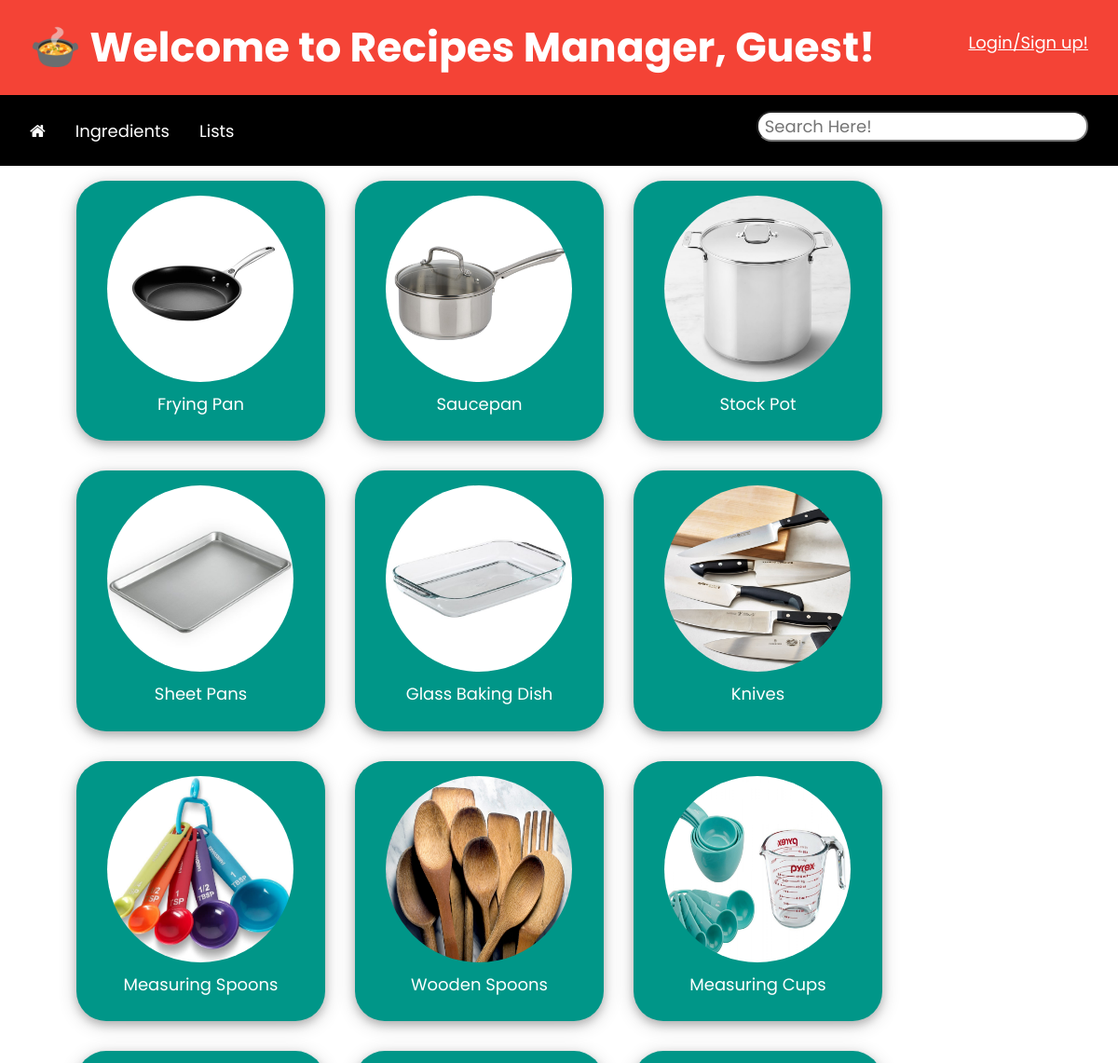
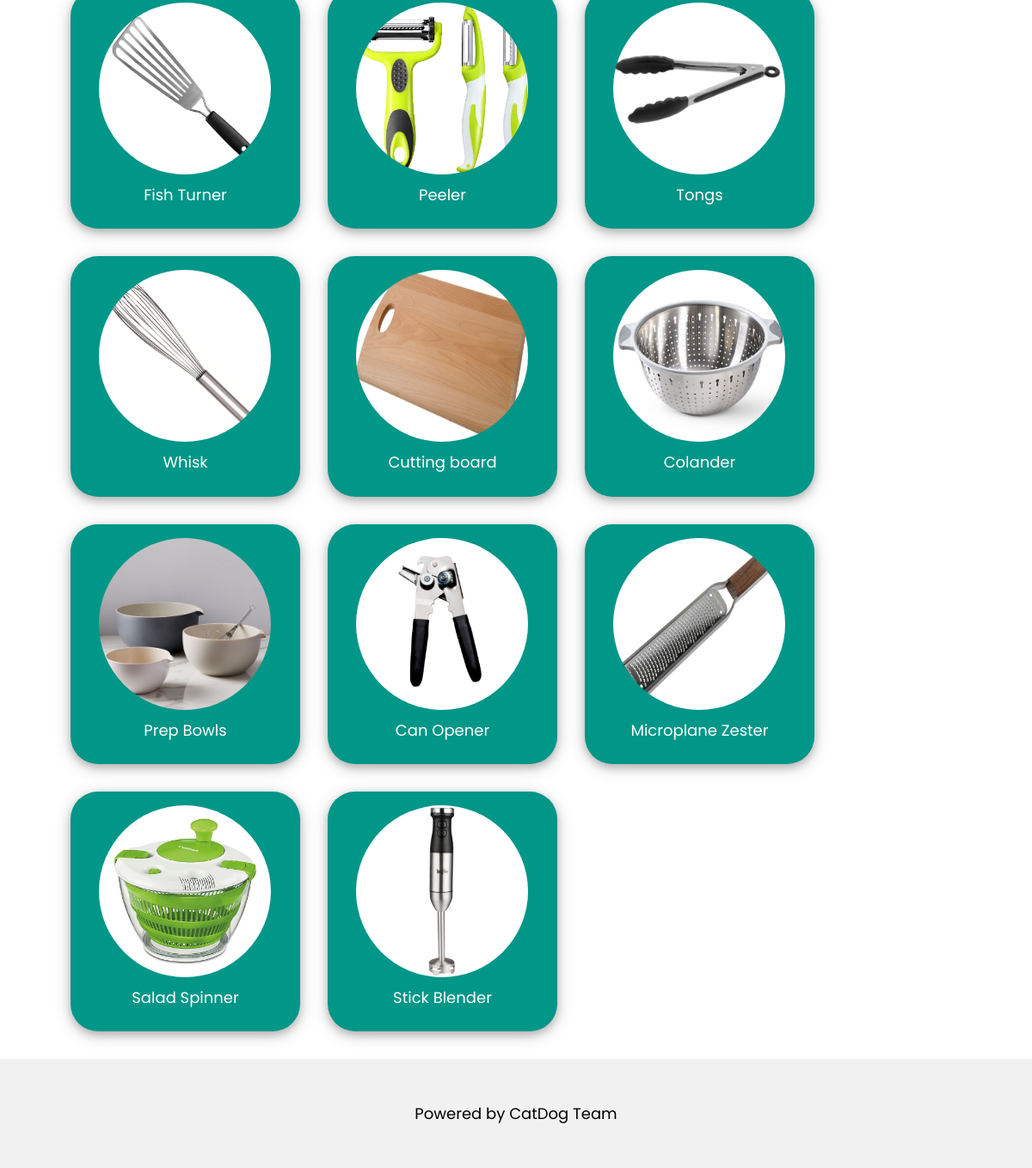
Page /utensil/ on the committed database (2 pictures, top to bottom).
### recipeManager/models.py (models this page shows, shortened)
class Utensil(models.Model):
    utensilID = models.AutoField(primary_key=True)
    utensilName = models.CharField(max_length=50, unique=True)
    utensilImg = models.ImageField(upload_to ='utensil', blank=True, null=True, default='default/noImage.jpeg')

### recipeManager/views.py (the view)
# urls.py: path('utensil/', views.utensil, name='utensil'),
def utensil(request):
    message = ""
    allUtensil = Utensil.objects.all()
    if request.POST:
        searchFor = request.POST['searchFor']
        allUtensil = allUtensil.filter(utensilName__contains=searchFor)
    if not allUtensil:
        message = "There is no entry for utensil!!!"
    user_fname = ', Guest'
    login_stat = True
    if request.user.is_authenticated:
        user_fname = ', ' + request.user.get_short_name()
        login_stat = False
    template = loader.get_template('recipeManager/utensil.html')
    context = {
        'loginStat' : login_stat,
        'name' : user_fname,
        'allUtensil' : allUtensil,
        'message' : message,
    }
    return HttpResponse(template.render(context, request))

### recipeManager/templates/recipeManager/utensil.html (shortened to what this page needs)
<!DOCTYPE html>
<html>
    <head>
        <link rel="stylesheet" href="/static/recipeManager/css/w3.css">
        <link rel="stylesheet" href="https://cdnjs.cloudflare.com/ajax/libs/font-awesome/4.7.0/css/font-awesome.min.css">
    </head>
    <body>
        <header class="w3-container w3-bar w3-red">
            <h1 class="w3-bar-item">&#127858 Welcome to Recipes Manager{{name}}!</h1>
            {% if loginStat %}
                <div >
                    <a href="/login/" class="w3-bar-item w3-block w3-mobile w3-padding-32 w3-right">Login/Sign up!</a>
                </div>
            {% else %}
                <a href={% url 'logout' %} class="w3-bar-item w3-block w3-mobile w3-padding-32 w3-right">Logout!</a><a href="/profile/" class="w3-bar-item w3-block w3-mobile w3-padding-32 w3-right">Profile Setting</a>
            {% endif%}
        </header>
        <div class="w3-bar w3-black">
            <div class="w3-panel w3-left">
                <a href="/" class="w3-bar-item w3-button w3-animate-zoom w3-hover-black-three"><i class="w3-large fa fa-home"></i></a>
                <a href="/ingredient/" class="w3-bar-item w3-button w3-animate-zoom w3-hover-black-two">Ingredients</a>
                {% if loginStat %}
                    <a href="/list/" class="w3-bar-item w3-button w3-animate-zoom w3-hover-black-two">Lists</a>
                {% endif%}
            </div>
            <div class="w3-container w3-right">
                <form class="w3-panel" method="post">
                    <input class="w3-round-xlarge" type="search" id="searchFor" name="searchFor" placeholder=" Search Here!">
                </form>
            </div>
        </div>
        <div class="w3-content" style="max-width:1100px">
            <div class="w3-container">
               {% if allUtensil %}
                    {% for item in allUtensil %}
                        <div class="w3-mobile w3-quarter w3-teal w3-padding-16 w3-card-4 w3-round-xxlarge w3-margin">
                            <div class="w3-center">
                                <img class="w3-circle" width="200px" height="200px" src="/media/{{ item.utensilImg }}" alt="{{ item.utensilName }}">
                                <div class="w3-container">
                                    <h5>{{ item.utensilName }}</h5>
                                </div>
                            </div>
                        </div>
                    {% endfor %}
               {% endif %}
            </div>
        </div>
        <footer class="w3-center w3-light-grey w3-padding-32 w3-margin-top">
            <p>Powered by CatDog Team</p>
        </footer>
    </body>
</html>

### recipeManager/static/recipeManager/css/w3.css (style rules this page uses)
*, *:before, *:after { box-sizing: inherit }
html { -ms-text-size-adjust: 100%; -webkit-text-size-adjust: 100% }
body { margin: 0 }
article, aside, details, figcaption, figure, footer, header, main, menu, nav, section { display: block }
a { background-color: transparent }
img { border-style: none }
button, input, select, textarea, optgroup { font: inherit; margin: 0 }
button, input { overflow: visible }
[type=search] { -webkit-appearance: textfield; outline-offset: -2px }
html, body { font-family: Verdana, sans-serif; font-size: 15px; line-height: 1.5 }
html { overflow-x: hidden }
h1 { font-size: 36px }
h5 { font-size: 18px }
h1, h2, h3, h4, h5, h6 { font-family: "Segoe UI", Arial, sans-serif; font-weight: 400; margin: 10px 0; ; }
img { vertical-align: middle }
a { color: inherit }
.w3-btn, .w3-button { border: none; display: inline-block; padding: 8px 16px; vertical-align: middle; overflow: hidden; text-decoration: none; color: inherit; background-color: inherit; text-align: center; cursor: pointer; white-space: nowrap }
.w3-btn, .w3-button { -webkit-touch-callout: none; -webkit-user-select: none; -khtml-user-select: none; -moz-user-select: none; -ms-user-select: none; user-select: none }
.w3-bar { width: 100%; overflow: hidden }
.w3-bar .w3-bar-item { padding: 8px 16px; float: left; width: auto; border: none; display: block; outline: 0 }
.w3-bar .w3-button { white-space: normal }
.w3-block { display: block; width: 100% }
.w3-container:after, .w3-container:before, .w3-panel:after, .w3-panel:before, .w3-row:after, .w3-row:before, .w3-row-padding:after, .w3-row-padding:before, .w3-cell-row:before, .w3-cell-row:after, .w3-clear:after, .w3-clear:before, .w3-bar:before, .w3-bar:after { content: ""; display: table; clear: both }
.w3-col, .w3-half, .w3-third, .w3-twothird, .w3-threequarter, .w3-quarter { float: left; width: 100% }
@media (min-width:601px) { .w3-col.m3, .w3-quarter { width: 24.99999% } }
.w3-content, .w3-auto { margin-left: auto; margin-right: auto }
.w3-content { max-width: 980px }
.w3-circle { border-radius: 50% }
.w3-round-xlarge { border-radius: 16px }
.w3-round-xxlarge { border-radius: 32px }
.w3-container, .w3-panel { padding: 0.01em 16px }
.w3-panel { margin-top: 16px; margin-bottom: 16px }
.w3-card-4, .w3-hover-shadow:hover { box-shadow: 0 4px 10px 0 rgba(0, 0, 0, 0.2), 0 4px 20px 0 rgba(0, 0, 0, 0.19) }
.w3-animate-zoom { animation: animatezoom 0.6s }
.w3-large { font-size: 18px !important }
.w3-center { text-align: center !important }
.w3-margin { margin: 16px !important }
.w3-margin-top { margin-top: 16px !important }
.w3-padding-16 { padding-top: 16px !important; padding-bottom: 16px !important }
.w3-padding-32 { padding-top: 32px !important; padding-bottom: 32px !important }
.w3-left { float: left !important }
.w3-right { float: right !important }
.w3-red, .w3-hover-red:hover { color: #fff !important; background-color: #f44336 !important }
.w3-teal, .w3-hover-teal:hover { color: #fff !important; background-color: #009688 !important }
.w3-black, .w3-hover-black:hover { color: rgb(255, 255, 255) !important; background-color: #000 !important; }
.w3-light-grey, .w3-hover-light-grey:hover, .w3-light-gray, .w3-hover-light-gray:hover { color: #000 !important; background-color: #f1f1f1 !important }

### recipeManager/templates/recipeManager/utensil.html (style rules this page uses)
body { font-family: 'Poppins';font-size: 18px; }
h1 { font-family: 'Poppins';font-size: 44px;font-weight: bold; color:#fff }
h2,h3,h4,h5,h6 { font-family: 'Poppins'; }

### rows in the picture
Utensil: utensilImg (picture), utensilName "Frying Pan"
Utensil: utensilImg (picture), utensilName "Saucepan"
Utensil: utensilImg (picture), utensilName "Stock Pot"
Utensil: utensilImg (picture), utensilName "Sheet Pans"
Utensil: utensilImg (picture), utensilName "Glass Baking Dish"
Utensil: utensilImg (picture), utensilName "Knives"
Utensil: utensilImg (picture), utensilName "Measuring Spoons"
Utensil: utensilImg (picture), utensilName "Wooden Spoons"
Utensil: utensilImg (picture), utensilName "Measuring Cups"
Utensil: utensilImg (picture), utensilName "Fish Turner"
Utensil: utensilImg (picture), utensilName "Peeler"
Utensil: utensilImg (picture), utensilName "Tongs"
Utensil: utensilImg (picture), utensilName "Whisk"
Utensil: utensilImg (picture), utensilName "Cutting board"
Utensil: utensilImg (picture), utensilName "Colander"
Utensil: utensilImg (picture), utensilName "Prep Bowls"
Utensil: utensilImg (picture), utensilName "Can Opener"
Utensil: utensilImg (picture), utensilName "Microplane Zester"
Utensil: utensilImg (picture), utensilName "Salad Spinner"
Utensil: utensilImg (picture), utensilName "Stick Blender"

### other values in the picture
{{ name }} ", Guest"
